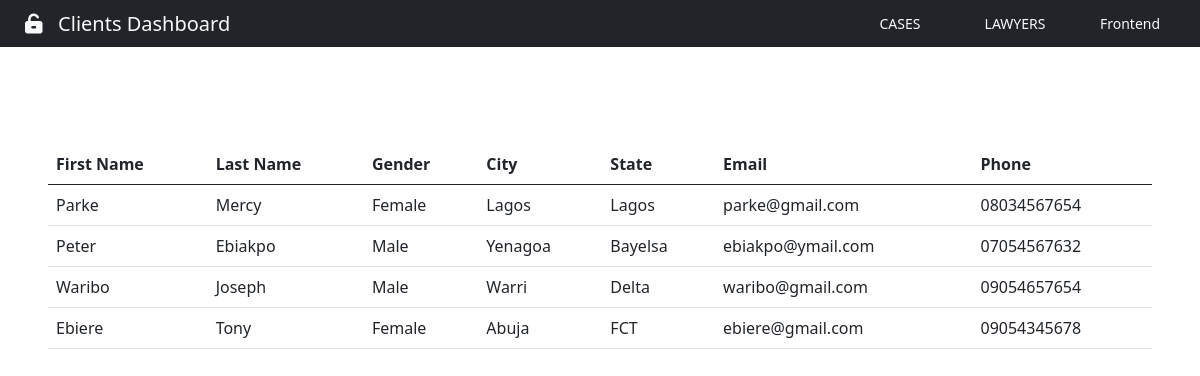
Screenshot of /clientdashboard/ with the database file from the repository.
### App/models.py (models this page shows, shortened)
class Client(models.Model):
    firstname = models.CharField(max_length=50)
    lastname = models.CharField(max_length=50)
    email = models.EmailField(max_length=50)
    password = models.CharField(max_length=16)
    gender = models.CharField(max_length=10, null=True, choices=GENDER)
    city = models.CharField(max_length=30)
    state = models.CharField(max_length=20)
    phone = models.CharField(max_length=25)
    case_type = models.CharField(max_length=100, null=True, choices=CASETYPE)
    description = models.TextField()
    profile = models.ImageField(blank=True, upload_to='pics', default='profile_picture')
    reg_at = models.DateTimeField(auto_now_add=True)

### App/views.py (the view)
# urls.py: path('clientdashboard/', views.clientdashboard, name="clientdashboard"),
def clientdashboard(request):
    clients = Client.objects.all()
    return render(request, "App/clientdashboard.html", {'clients': clients})

### App/templates/App/clientdashboard.html (shortened to what this page needs)
{% extends 'base.html' %} {% load static %}
{% block nav-btn %}
<a href="{% url 'logout' %}" class="btn btn-sm text-light" id="btn-nav"
  >Frontend</a
>
<a href="{% url 'lawyerdashboard' %}" class="btn btn-sm text-light" id="btn-nav"
  >LAWYERS</a
>
<a href="{% url 'cases' %}" class="btn btn-sm text-light" id="btn-nav">CASES</a>
{% endblock %}
{% block nav-content %}
<i class="fa-solid fa-unlock-keyhole"></i>&nbsp;&nbsp; Clients Dashboard {% endblock %}
{% block content %}
<div class="cotainer m-5">
    <div class="row">
        <div class="col-12">
            <table class="table">
                <thead>
                    <tr>
                        <th>First Name</th>
                        <th>Last Name</th>
                        <th>Gender</th>
                        <th>City</th>
                        <th>State</th>
                        <th>Email</th>
                        <th>Phone</th>
                    </tr>
                </thead>
                <tbody>
                    {% for client in clients %}
                    <tr>
                        <td>{{client.firstname}}</td>
                        <td>{{client.lastname}}</td>
                        <td>{{client.gender}}</td>
                        <td>{{client.city}}</td>
                        <td>{{client.state}}</td>
                        <td>{{client.email}}</td>
                        <td>{{client.phone}}</td>
                    </tr>
                    {% endfor %}
                </tbody>
            </table>
        </div>
    </div>
</div>
{% endblock content %}

### App/static/css/style.css (style rules this page uses)
html, body { height: 100%; margin: 0; max-width: 100%; }
#btn-nav { width: 90px; float: right; margin-right: 25px; }

### rows the page displays
Client: firstname "Parke", lastname "Mercy", gender "Female", city "Lagos", state "Lagos", email "parke@gmail.com", phone "08034567654"
Client: firstname "Peter", lastname "Ebiakpo", gender "Male", city "Yenagoa", state "Bayelsa", email "ebiakpo@ymail.com", phone "07054567632"
Client: firstname "Waribo", lastname "Joseph", gender "Male", city "Warri", state "Delta", email "waribo@gmail.com", phone "09054657654"
Client: firstname "Ebiere", lastname "Tony", gender "Female", city "Abuja", state "FCT", email "ebiere@gmail.com", phone "09054345678"
